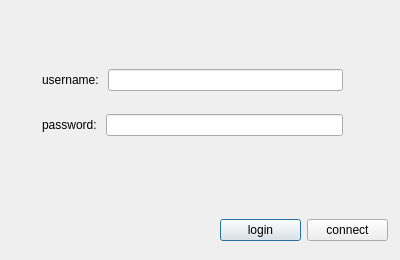
<?xml version="1.0" encoding="UTF-8"?>
<ui version="4.0">
 <class>Login</class>
 <widget class="QDialog" name="Login">
  <property name="geometry">
   <rect>
    <x>0</x>
    <y>0</y>
    <width>400</width>
    <height>260</height>
   </rect>
  </property>
  <property name="windowTitle">
   <string>Dialog</string>
  </property>
  <widget class="QLabel" name="socketStateLabel">
   <property name="geometry">
    <rect>
     <x>30</x>
     <y>180</y>
     <width>341</width>
     <height>16</height>
    </rect>
   </property>
   <property name="text">
    <string/>
   </property>
  </widget>
  <widget class="QWidget" name="layoutWidget">
   <property name="geometry">
    <rect>
     <x>220</x>
     <y>210</y>
     <width>168</width>
     <height>41</height>
    </rect>
   </property>
   <layout class="QHBoxLayout" name="horizontalLayout_3">
    <item>
     <widget class="QPushButton" name="loginButton">
      <property name="text">
       <string>login</string>
      </property>
     </widget>
    </item>
    <item>
     <widget class="QPushButton" name="connectButton">
      <property name="text">
       <string>connect</string>
      </property>
     </widget>
    </item>
   </layout>
  </widget>
  <widget class="QWidget" name="layoutWidget">
   <property name="geometry">
    <rect>
     <x>42</x>
     <y>52</y>
     <width>301</width>
     <height>101</height>
    </rect>
   </property>
   <layout class="QVBoxLayout" name="verticalLayout">
    <item>
     <layout class="QHBoxLayout" name="horizontalLayout">
      <item>
       <widget class="QLabel" name="usrLabel">
        <property name="text">
         <string>username: </string>
        </property>
       </widget>
      </item>
      <item>
       <widget class="QLineEdit" name="usrLineEdit"/>
      </item>
     </layout>
    </item>
    <item>
     <layout class="QHBoxLayout" name="horizontalLayout_2">
      <item>
       <widget class="QLabel" name="pwdLabel">
        <property name="text">
         <string>password: </string>
        </property>
       </widget>
      </item>
      <item>
       <widget class="QLineEdit" name="pwdLineEdit"/>
      </item>
     </layout>
    </item>
   </layout>
  </widget>
 </widget>
 <resources/>
 <connections/>
</ui>
